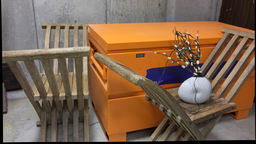
#> input picture data/curule/im0.png, 256 x 144 px, shrunk from 1920 x 1080 before the run
$ python main.py
#> lines starting #> are read from the running program, lines starting #| are printed output that depends on the picture; long printed decimals are rounded
### utils/GetInlierRANSANC.py
import cv2
from utils.EstimateFundamentalMatrix import *
def getMatches(img1, img2, n = -1, path = None):
    image1_gray = cv2.cvtColor(img1, cv2.COLOR_RGB2GRAY)
    image2_gray = cv2.cvtColor(img2, cv2.COLOR_RGB2GRAY)
    sift = cv2.xfeatures2d.SIFT_create(nfeatures=2000)
    train_keypoints, train_descriptor = sift.detectAndCompute(image1_gray, None)
    test_keypoints, test_descriptor = sift.detectAndCompute(image2_gray, None)

    bf = cv2.BFMatcher(cv2.NORM_L1, crossCheck = False)

    matches = bf.match(train_descriptor, test_descriptor)
    matches = sorted(matches, key = lambda x : x.distance)

    matches = matches[0:n]
    if path is not None:
        result = cv2.drawMatches(img1, train_keypoints, img2, test_keypoints, matches, img2, flags = 2)
        cv2.imwrite("results/"+path+"/all_matches_img.png", result)
        # cv2.imshow('matches', result)
        # cv2.waitKey(0)
        # cv2.destroyAllWindows()

    xy = []
    for m in matches:
        pt1 = train_keypoints[m.queryIdx].pt
        pt2 = test_keypoints[m.trainIdx].pt
        xy.append([pt1[0], pt1[1], pt2[0], pt2[1]])
    xy = np.array(xy).reshape(-1, 4)
    return xy

def getInliers(all_matches):
    iterations = 1000
    # ideally it should come to zero (x1.T*F*x2 = 0)
    inlier_margin = 0.02
    max_inliers = 0
    final_inlier_idx = []
    final_F = 0
    for i in range(0,iterations):
        current_inliers = []
        n_row = all_matches.shape[0]
        idxs = np.random.choice(n_row, size=8)

        correspondences = all_matches[idxs, :]
        F = getFundamentalMatrix(correspondences)
        # check of the matches are inliers for the F matrix, if yes then append them to the list
        for j in range(n_row):
            match_pair = all_matches[j]
            #(x1.T*F*x2 = 0)
            x1, x2 = match_pair[0:2], match_pair[2:4]
            # homogenous
            x1T = np.array([x1[0], x1[1], 1]).T
            x2_ = np.array([x2[0], x2[1], 1])
            margin = np.dot(x1T, np.dot(F, x2_))
            if np.abs(margin) < inlier_margin:
                current_inliers.append(j)

        # choose the matrix and matches that have the highest inliers
        if(max_inliers < len(current_inliers)):
            max_inliers = len(current_inliers)
            final_inlier_idx = current_inliers
            final_F = F

    final_matches = all_matches[final_inlier_idx, :]
    return final_F, final_matches

### utils/EstimateFundamentalMatrix.py
import numpy as np

def norm(pts):
    u = pts[:,0]
    u_mean = np.mean(u, axis=0)
    v = pts[:,1]
    v_mean = np.mean(v, axis=0)
    new_u = u-u_mean
    new_v = v-v_mean
    # # distance
    s = (2/np.mean(new_u**2 + new_v**2))**(0.5)
    T1 = np.diag([s, s, 1])
    T2 = np.array([[1, 0, -u_mean], [0, 1, -v_mean], [0, 0, 1]])
    T = np.dot(T1, T2)
    new_pts = np.column_stack((pts, np.ones(len(pts))))
    x_norm = np.dot(T, new_pts.T).T
    # print(x_norm)
    return x_norm, T

def getFundamentalMatrix(points):
    # calculate fundamental matrix F
    x1 = points[:, 0:2]
    x2 = points[:, 2:4]
    norm1, T1 = norm(x1)
    norm2, T2 = norm(x2)
    A = []
    for i in range(len(norm1)):
        xs, ys, _ = norm1[i] # left
        xp, yp, _ = norm2[i] # right
        A1 = np.array([xs*xp, xp*ys, xp, xs*yp, yp*ys, yp, xs, ys, 1])
        A.append(A1)
    A = np.array(A)

    _, _, VT = np.linalg.svd(A, full_matrices=True)
    F = VT.T[:, -1]
    F = F.reshape(3,3)

    # make F rank 2
    U, S, VT = np.linalg.svd(F)
    S = np.diag(S)
    S[-1,-1] = 0
    F = np.dot(U, np.dot(S, VT))

    #normalize F_orig = t2.T* Fnorm*T1
    F = np.dot(T2.T, np.dot(F, T1))
    return F

def getEssensialMatrix(k1, k2, F):
    E = k2.T.dot(F).dot(k1)
    u,s,v = np.linalg.svd(E)
    #rank=2
    s = [1,1,0]
    E = np.dot(u, np.dot(np.diag(s), v))
    return E

### utils/ExtractCameraPose.py
import numpy as np
import cv2
def getRotationTranslations(E):
    U, _, VT = np.linalg.svd(E)
    # S = ZW
    # U*Z*W*VT
    # Z = np.array([[0, 1, 0], [-1, 0, 0], [0, 0, 0]])
    W = np.array([[0, -1, 0], [1, 0, 0], [0, 0, 1]])
    rot1 = (np.dot(U, np.dot(W, VT)))
    rot2 = rot1
    rot3 = (np.dot(U, np.dot(W.T, VT)))
    rot4 = rot3
    C1 = (U[:, 2])
    C2 = (-U[:, 2])
    C3 = C1
    C4 = C2
    R_right = [rot1, rot2, rot3, rot4]
    C_right = [C1, C2, C3, C4]
    for i in range(len(R_right)):
        if (np.linalg.det(R_right[i]) < 0):
            R_right[i] = -R_right[i]
            C_right[i] = -C_right[i]
    # for i in range(4):
    #     print(np.linalg.det(R_right[i]))
    pose = [[rot1, C1], [rot2, C2], [rot3, C3], [rot4, C4]]
    return pose

def DisambiguateCameraPose(left_pts, right_pts, k1, k2, right_pose):
    R_left = np.identity(3)
    C_left = np.zeros((3, 1)).reshape(3, 1)

    RT_left = np.dot(R_left, np.hstack((np.identity(3), -C_left)))
    P_left = np.dot(k1, RT_left)
    max_correct_z = 0
    best_i = 0
    al1_3d_pts = []
    for i, pose in enumerate(right_pose):
        RT_right = np.dot(pose[0], np.hstack((np.identity(3), -pose[1].reshape(3, 1))))
        P_right = np.dot(k2, RT_right)
        pts_4d = cv2.triangulatePoints(P_left, P_right, left_pts.T, right_pts.T)

        pts_3d = pts_4d[:-1]/pts_4d[-1, :]
        al1_3d_pts.append(pts_3d)
        correct_z = 0
        r3 = pose[0][2].reshape(1,-1)
        for idx in range(len(pts_3d[0])):
            cur_3d_pt = pts_3d[:, idx]
            if r3.dot(cur_3d_pt - pose[1]) > 0 and cur_3d_pt[2] > 0:
                correct_z += 1

        if correct_z > max_correct_z:
            best_i = i
            max_correct_z = correct_z

    final_pose = right_pose[best_i]
    right_3d_pts = al1_3d_pts[best_i]
    return final_pose, right_3d_pts

### utils/Rectification.py
import numpy as np
import cv2
def Epilines(lines,image, pts,  H = None):
    lines = lines.reshape(-1,3)
    size = image.shape[1]
    extended_pts = []
    for i, l in enumerate(lines):
        x_min = 0
        y_min = int(-l[2]/l[1])

        x_max = size
        y_max = int((-l[2]-l[0]*size)/l[1])

        epiline = [[x_min,y_min], [x_max,y_max]]

        extended_pts.append(epiline)

    if H is not None:
        extended_pts = np.array(extended_pts)
        og_min = np.float32(extended_pts[:,0].reshape(-1,1,2))
        warp_min = cv2.perspectiveTransform(og_min, H).squeeze()

        og_max = np.float32(extended_pts[:,1].reshape(-1,1,2))
        warp_max = cv2.perspectiveTransform(og_max, H).squeeze()

        extended_pts = []
        for min, max in zip(warp_min, warp_max):
            extended_pts.append([min, max])

    extended_pts = np.array(extended_pts)
    img2_epi = draw(image, pts[:10], extended_pts)
    return img2_epi

def draw(image, points, linepts):
    draw_img = image.copy()
    for i, pt in enumerate(points):
        color = tuple(np.random.randint(0,255,3).tolist())
        x_min,y_min = linepts[i][0]
        x_max,y_max = linepts[i][1]
        draw_img = cv2.line(draw_img, (int(x_min),int(y_min)), (int(x_max),int(y_max)), color,1)

        x, y = pt[0], pt[1]
        draw_img = cv2.circle(draw_img, (int(x), int(y)), 5,  color, -1)
    return draw_img

def rectification(left_pts, right_pts, F, image1, image2, path = None):

    l1=cv2.computeCorrespondEpilines(right_pts.reshape(-1,1,2), 2, F)
    img2_epi = Epilines(l1, image1, left_pts)

    l2=cv2.computeCorrespondEpilines(left_pts.reshape(-1,1,2), 2, F)
    img1_epi = Epilines(l2, image2, right_pts)

    h1, w1 = image1.shape[:2]
    h2, w2 = image2.shape[:2]
    _, H1, H2 = cv2.stereoRectifyUncalibrated(np.float32(left_pts), np.float32(right_pts), F, imgSize=(w1, h1))
    im1_rectified = cv2.warpPerspective(image1, H1, (w1, h1))
    im2_rectified = cv2.warpPerspective(image2, H2, (w2, h2))

    dst1 = cv2.perspectiveTransform(left_pts.reshape(-1,1,2), H1).squeeze()
    dst2 = cv2.perspectiveTransform(right_pts.reshape(-1,1,2),H2).squeeze()

    warp_lines1 = cv2.computeCorrespondEpilines(right_pts.reshape(-1,1,2), 2, F)
    im1_print = Epilines(warp_lines1, im1_rectified, dst1, H = H1)

    warp_lines2 = cv2.computeCorrespondEpilines(left_pts.reshape(-1,1,2), 1, F)
    im2_print = Epilines(warp_lines2, im2_rectified, dst2, H = H2)

    if(path is not None):
        epilines_out = np.hstack((img1_epi, img2_epi))
        # cv2.imshow("epilines out", epilines_out)
        cv2.imwrite("results/"+path+"/epilines_img.png", epilines_out)
        # cv2.waitKey()
        # cv2.destroyAllWindows()

        warped_out = np.hstack((im1_rectified, im2_rectified))
        # cv2.imshow("warped out", warped_out)
        cv2.imwrite("results/"+path+"/warped_img.png", warped_out)
        # cv2.waitKey()
        # cv2.destroyAllWindows()

        out = np.hstack((im1_print, im2_print))
        cv2.imwrite("results/"+path+"/epi_warped_img.png", out)
        # cv2.imshow("warped epi", out)
        # cv2.waitKey()
        # cv2.destroyAllWindows()

    return im1_rectified, im2_rectified

### utils/Depth.py
import numpy as np
import cv2
from tqdm import tqdm
def findDepthMap(left_gray, right_gray, f, baseline, window=5, Disprange = 50):
    disparity_map = getDisparity(left_gray, right_gray, f, baseline, window=window, Disprange = Disprange)

    disp_flat = disparity_map.flatten()
    disp_vals = np.unique(disp_flat)
    disp_vals_sort = np.sort(disp_vals)
    idx = int((15*len(disp_vals_sort))/100)
    disp_thres = disp_vals_sort[idx]
    print("disp thres:",disp_thres)

    thres = (baseline*f)/(disp_thres)
    print("depth thres:", thres)
    max_pixel = np.max(disparity_map)
    min_pixel = np.min(disparity_map)

    disparity_map_int = np.uint8(disparity_map * 255 / (max_pixel-min_pixel))

    depthMap = (baseline*f)/(disparity_map)
    print(np.max(depthMap))
    print(np.min(depthMap))
    depthMap[depthMap > thres] = thres
    depthMap = np.uint8(depthMap * 255 / (np.max(depthMap)-np.min(depthMap)))

    return disparity_map_int, depthMap

def getDisparity(left_gray, right_gray, f, baseline, window=5, Disprange = 50):
    left_gray = left_gray.astype(np.int32)
    right_gray = right_gray.astype(np.int32)
    height, width = left_gray.shape
    disparity_map = np.zeros((height, width))
    lim = Disprange
    # window = 10
    for y in tqdm(range(window, height - window)):
        for x in range(window, width - window):
            left_window = left_gray[y:y + window, x:x + window]
            min_dist = np.inf
            right_start = max(0, x - lim)
            right_end = min(width, x + lim)
            min_x = x
            for i in range(right_start,right_end):
                right_window = right_gray[y:y+window, i:i+window]
                if left_window.shape != right_window.shape:
                    continue
                dist = np.sum(np.square(left_window - right_window))
                if(dist < min_dist):
                    min_dist = dist
                    min_x = i
            disparity_map[y, x] = np.abs(min_x - x)
    return disparity_map

### main.py
from utils.GetInlierRANSANC import *
from utils.ExtractCameraPose import *
from utils.Rectification import *
import matplotlib.pyplot as plt
from utils.Depth import *
import argparse

Parser = argparse.ArgumentParser()
Parser.add_argument('--set', default='1', help='Dataset type 1-3, Default: 1')

Args = Parser.parse_args()
number = int(Args.set)
# Load the image
# number = 1
if(number==1):
    folder = 'curule'
    # thres = 10000
    k1 = np.array([[1758.23, 0, 977.42], [0, 1758.23, 552.15], [0, 0, 1]])
    k2 = np.array([[1758.23, 0, 977.42], [0, 1758.23, 552.15], [0, 0, 1]])
    baseline = 88.39

elif(number==2):
    folder = 'octagon'
    k1 = np.array([[1742.11, 0, 804.90], [0, 1742.11, 541.22], [0, 0, 1]])
    k2 = np.array([[1742.11, 0, 804.90], [0, 1742.11, 541.22], [0, 0, 1]])
    baseline = 221.76
    # thres = 100000
else:
    folder = 'pendulum'
    k1 = np.array([[1729.05, 0, -364.24], [0, 1729.05, 552.22], [0, 0, 1]])
    k2 = np.array([[1729.05, 0, -364.24], [0, 1729.05, 552.22], [0, 0, 1]])
    baseline = 537.75
    # thres = 300000
print("Dataset selected:", folder)
f = k1[0,0]
image1 = cv2.imread('data/'+folder+'/im0.png')
#> image1 is the input picture: shape (144, 256, 3); mean B, G, R 78.9, 100, 126
image2 = cv2.imread('data/'+folder+'/im1.png')
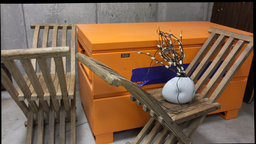
#> input picture data/curule/im1.png, 256 x 144 px, shrunk from 1920 x 1080 before the run
#> image2 is the input picture: shape (144, 256, 3); mean B, G, R 75.3, 97.3, 124.5

image1 = cv2.resize(image1, (int(image1.shape[1] / 2), int(image1.shape[0] / 2)))
#> image1: shape (72, 128, 3)
image2 = cv2.resize(image2, (int(image2.shape[1] / 2), int(image2.shape[0] / 2)))
#> image2: shape (72, 128, 3)

################# Obtain feature matches ########################
matches_xy  = getMatches(image1, image2, 200, path = folder)
#> in getMatches, `image2_gray = cv2.cvtColor(img2, cv2.COLOR_RGB2GRAY)`:
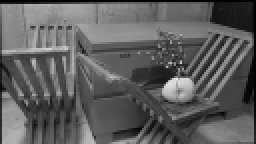
#> image2_gray: shape (72, 128) (shown 2 times larger); min 0, max 232, mean 93.9
#> in getMatches, `train_keypoints, train_descriptor = sift.detectAndCompute(image1_gray,..`: train_keypoints = 103 keypoints; strongest (x, y, size): (96, 44, 8.5), (100, 37, 1.9), (50, 68, 3.2), (43, 24, 2.1)
#> in getMatches, `test_keypoints, test_descriptor = sift.detectAndCompute(image2_gray, N..`: test_keypoints = 81 keypoints; strongest (x, y, size): (88, 44, 8.6), (17, 31, 1.9), (29, 46, 2), (117, 20, 1.9)
#> in getMatches, `matches = bf.match(train_descriptor, test_descriptor)`: matches = 103 matches
#> in getMatches, `result = cv2.drawMatches(img1, train_keypoints, img2, test_keypoints, ..`:
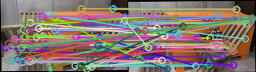
#> result: shape (72, 256, 3); mean B, G, R 111.2, 117, 133
#> the loop in getMatches, `for m in matches:` made 103 passes
#> (pt1, pt2) on passes 1 to 12: ((111.8, 46.78), (104, 47.01)), ((84.14, 22.87), (75.65, 22.86)), ((85.82, 18.42), (77.84, 18.45)), ((102.4, 56.07), (93.7, 56.13)), ((96.39, 43.59), (88.47, 43.6)), ((113.2, 50.7), (105.1, 50.8)), ((88.83, 37.72), (81.72, 37.59)), ((17.64, 52.02), (10.53, 52.02)), ((112.4, 8.51), (108, 8.91)), ((75.71, 36.82), (68.41, 37.49)), ((113, 7.91), (108, 8.91)), ((30.83, 46.99), (29.15, 46.36))
#> after the loop in getMatches, `for m in matches:`: xy = 103 items, first 6: [111.8, 46.78, 104, 47.01], [84.14, 22.87, 75.65, 22.86], [85.82, 18.42, 77.84, 18.45], [102.4, 56.07, 93.7, 56.13], [96.39, 43.59, 88.47, 43.6], [113.2, 50.7, 105.1, 50.8]
#> in getMatches, `xy = np.array(xy).reshape(-1, 4)`: xy = 103 rows, first 6: [111.8, 46.78, 104, 47.01], [84.14, 22.87, 75.65, 22.86], [85.82, 18.42, 77.84, 18.45], [102.4, 56.07, 93.7, 56.13], [96.39, 43.59, 88.47, 43.6], [113.2, 50.7, 105.1, 50.8]
#> matches_xy has the same summary as xy in getMatches
# print(len(matches_xy))
######################### RANSAC: Remove outliers, Fundamental Matrix with constraints #################
F, matches = getInliers(matches_xy)
#> the loop in getInliers, `for i in range(0,iterations):` made 1000 passes
print("Fundamental Matrix:\n", F)
#| Fundamental Matrix:
#|  [[ 1.16468520e-06 -6.26965700e-05  1.19354106e-03]
#|  [ 6.23539270e-05 -7.15780977e-05  2.16081332e-02]
#|  [-9.45447851e-04 -1.60562100e-02 -1.06959074e-01]]
print("Number of good matches found:", len(matches), "out of", len(matches_xy))
#| Number of good matches found: 36 out of 103

########################### Essenstial Matrix with constraints ########################

E = getEssensialMatrix(k1, k2, F)
print("Essential Matrix:\n", E)
#| Essential Matrix:
#|  [[-0.2887 -0.6524 -0.415]
#|  [ 0.7614 -0.4107  0.441 ]
#|  [ 0.02395 -0.5905 -0.1633]]

########################### Get Rotation and Translation ##################
right_poses = getRotationTranslations(E)
#> the loop in getRotationTranslations, `for i in range(len(R_right)):` made 4 passes

left_pts = matches[:, 0:2]
right_pts = matches[:, 2:4]
final_pose, right_3d_pts = DisambiguateCameraPose(left_pts, right_pts, k1, k2, right_poses)
#> the loop in DisambiguateCameraPose, `for i, pose in enumerate(right_pose):` made 4 passes
print("Final poses:\n R:\n", final_pose[0], "\nC:\n", final_pose[1])
#| Final poses:
#|  R:
#|  [[ 0.2798  -0.6004    0.7492]
#|  [ 0.07595  0.7917  0.6062]
#|  [ 0.9571  0.1127 -0.2671]]
#| C:
#|  [-0.5647 -0.2389  0.79]
####################### Rectification #####################
img1_warped, img2_warped = rectification(left_pts, right_pts, F,image1, image2, path = folder)
#> the loop in Epilines, `for i, l in enumerate(lines):` made 36 passes
#> l on passes 1 to 12: [0.081, -0.997, 39.69], [0.0253, -1, 21.27], [0.0133, -1, 17.28], [0.102, -0.995, 46.69], [0.0757, -0.997, 37.94], [0.0889, -0.996, 42.3], [0.0638, -0.998, 34.01], [0.093, -0.996, 43.66], [0.0587, -0.998, 32.34], [0.0315, -1, 23.32], [0.093, -0.996, 43.66], [0.0773, -0.997, 38.46]
#> the loop in draw, `for i, pt in enumerate(points):` made 10 passes
#> pt on passes 1 to 10: [111.8, 46.78], [84.14, 22.87], [85.82, 18.42], [102.4, 56.07], [96.39, 43.59], [113.2, 50.7], [75.71, 36.82], [30.83, 46.99], [61.02, 34.85], [56.84, 24.78]
#> after the loop in draw, `for i, pt in enumerate(points):`:
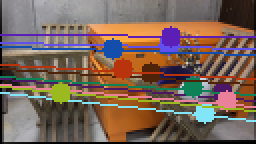
#> draw_img: shape (72, 128, 3) (shown 2 times larger); mean B, G, R 88.7, 99.8, 121.1
#> the loop in Epilines (call 2), `for i, l in enumerate(lines):` made 36 passes
#> l on passes 1 to 12: [0.0793, -0.997, 39.15], [0.0252, -1, 21.22], [0.0133, -1, 17.29], [0.1, -0.995, 46.08], [0.0745, -0.997, 37.56], [0.0873, -0.996, 41.79], [0.0613, -0.998, 33.18], [0.0942, -0.996, 44.07], [0.0579, -0.998, 32.08], [0.0311, -1, 23.19], [0.0913, -0.996, 43.1], [0.0754, -0.997, 37.85]
#> the loop in draw (call 2), `for i, pt in enumerate(points):` made 10 passes
#> pt on passes 1 to 10: [104, 47.01], [75.65, 22.86], [77.84, 18.45], [93.7, 56.13], [88.47, 43.6], [105.1, 50.8], [68.41, 37.49], [29.15, 46.36], [49.7, 34.67], [49.93, 24.83]
#> after the loop in draw (call 2), `for i, pt in enumerate(points):`: draw_img: shape (72, 128, 3); mean B, G, R 81, 100.5, 124.1
#> the loop in draw (call 3), `for i, pt in enumerate(points):` made 10 passes
#> pt on passes 1 to 10: [89.7, 42.27], [72, 22.31], [73.59, 18.5], [82.58, 51.87], [79.11, 40.37], [90.43, 45.77], [64.2, 35.27], [21.44, 49.57], [52.51, 34.17], [50.62, 24.69]
#> after the loop in draw (call 3), `for i, pt in enumerate(points):`:
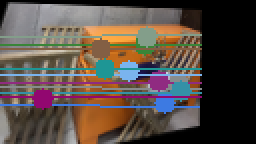
#> draw_img: shape (72, 128, 3) (shown 2 times larger); mean B, G, R 69.1, 76, 87.5
#> the loop in draw (call 4), `for i, pt in enumerate(points):` made 10 passes
#> pt on passes 1 to 10: [100.2, 44.22], [74.7, 22.77], [76.55, 18.5], [92.08, 53.23], [87.13, 42.04], [101.2, 47.52], [68.41, 37.27], [25.84, 49.26], [49.03, 35.29], [48.79, 25.02]
#> after the loop in draw (call 4), `for i, pt in enumerate(points):`:
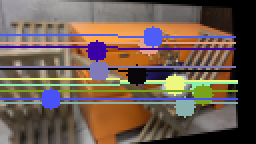
#> draw_img: shape (72, 128, 3) (shown 2 times larger); mean B, G, R 81.7, 92.6, 110.5
left_gray = cv2.cvtColor(img1_warped, cv2.COLOR_RGB2GRAY)
right_gray = cv2.cvtColor(img2_warped, cv2.COLOR_RGB2GRAY)

###################### Depth Map ###########################
disparity, depth = findDepthMap(left_gray, right_gray, f,baseline, window=5, Disprange = 50)
#| disp thres: 7.0
#| depth thres: 22201.421
#| inf
#| 3108.199
#> in findDepthMap, `depthMap = np.uint8(depthMap * 255 / (np.max(depthMap)-np.min(depthMap..`:
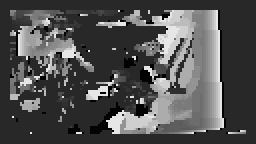
#> depthMap: shape (72, 128) (shown 2 times larger); min 3, max 230, mean 81.2

####################### Visualization ########################
fx, plts = plt.subplots(2,2,figsize = (15, 10))
plts[0][0].imshow(left_gray, cmap = 'gray')
plts[0][0].set_title('Gray Image')
plts[0][1].imshow(disparity, cmap=plt.cm.RdBu, interpolation='bilinear')
plts[0][1].set_title('RdBu disparity_map')
plts[1][0].imshow(disparity, cmap='gray', interpolation='bilinear')
plts[1][0].set_title('disp gray')
plts[1][1].imshow(disparity, cmap='hot', interpolation='nearest')
plts[1][1].set_title('disp heat')
plt.savefig("results/"+folder+"/DisparityMap.png")
plt.show()

fx, plts = plt.subplots(2,2,figsize = (15, 10))
plts[0][0].imshow(left_gray, cmap = 'gray')
plts[0][0].set_title('Gray Image')
plts[0][1].imshow(depth, cmap=plt.cm.RdBu, interpolation='bilinear')
plts[0][1].set_title('RdBu depth')
plts[1][0].imshow(depth, cmap='gray', interpolation='bilinear')
plts[1][0].set_title('depth gray')
plts[1][1].imshow(depth, cmap='hot', interpolation='nearest')
plts[1][1].set_title('depth heat')
plt.savefig("results/"+folder+"/DepthMap.png")
plt.show()
